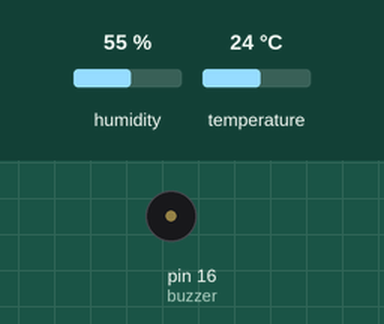
This sketch was run on a simulated Arduino Uno, built with avr-gcc and run on an emulated ATmega328P. On the bench: buzzer (waves = sounding). Inputs (shaded band) come from the test bench; at power-on: temperature 24 °C, humidity 55 %. What the sketch prints to the serial monitor is not drawn.

Above: at 5.0 s.
5.1 s: temperature set to 23.5 °C
At 5.6 s:
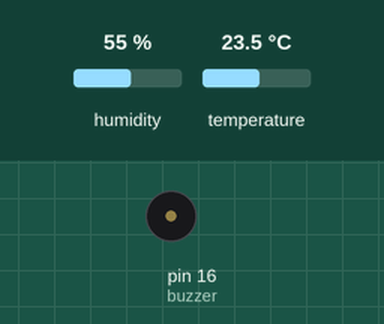
8.4 s: temperature set to 28 °C
At 8.65 s:
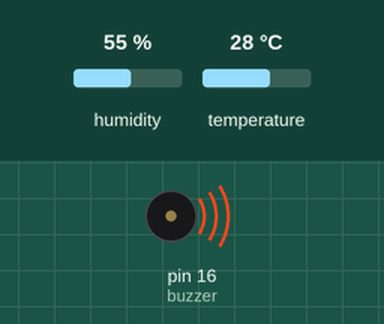
11.9 s: temperature set to 25.6 °C
15.4 s: temperature set to 24.4 °C
18.9 s: temperature set to 12 °C
At 19.4 s:
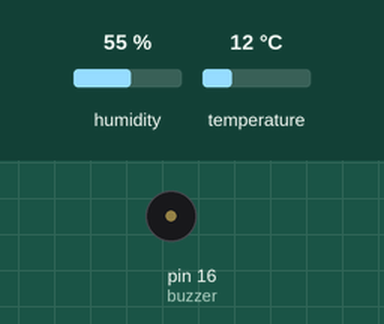
22.2 s: temperature set to 25 °C
At 23.27 s:
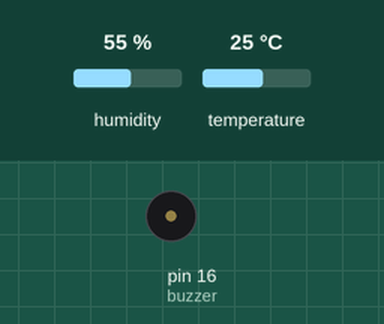
Timing chart, 0 to 28.1 s (numbered marks = the images above; inputs shaded):
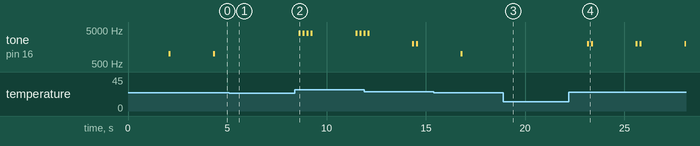

The sketch:

skuska-14-2-mahut.ino
```cpp
#include "DHT.h"

DHT dht;
const int buzzer = 16;

void setup() {
  pinMode(buzzer, OUTPUT);
  Serial.begin(9600);
  Serial.println();
  Serial.println("Status\tHumidity (%)\tTemperature (C)\t(F)");

  dht.setup(4);
}

void loop() {
  delay(dht.getMinimumSamplingPeriod());

  float humidity = dht.getHumidity();
  float temperature = dht.getTemperature();

  //Serial.print(dht.getStatusString());
  //Serial.print("\t");
  Serial.print("Vlhkosť v percentách: ");
  Serial.print(humidity, 1);
  Serial.print("%");
  Serial.print("\t\t");
  Serial.print("Teplota v stupňoch Celzius: ");
  Serial.print(temperature, 1);
  Serial.print("℃");
  Serial.print("\t\t");
  Serial.print("Teplota v stupňoch Fahrenheit: ");
  Serial.print(dht.toFahrenheit(temperature), 1);
  Serial.println("℉");

  if (temperature >= 27) {
    tone(buzzer, 4000);
    delay(100);
    noTone(buzzer);
    delay(100);
    tone(buzzer, 4000);
    delay(100);
    noTone(buzzer);
    delay(100);
    tone(buzzer, 4000);
    delay(100);
    noTone(buzzer);
    delay(100);
    tone(buzzer, 4000);
    delay(100);
    noTone(buzzer);
    delay(100);
  } else if (temperature >= 26) {
    tone(buzzer, 3000);
    delay(100);
    noTone(buzzer);
    delay(100);
    tone(buzzer, 3000);
    delay(100);
    noTone(buzzer);
    delay(100);
    tone(buzzer, 3000);
    delay(100);
    noTone(buzzer);
    delay(100);
  } else if (temperature >= 25) {
    tone(buzzer, 2000);
    delay(100);
    noTone(buzzer);
    delay(100);
    tone(buzzer, 2000);
    delay(100);
    noTone(buzzer);
    delay(100);
    } else if (temperature >= 24) {
    tone(buzzer, 1000);
    delay(100);
    noTone(buzzer);
    delay(100);
}
}
```

Measured:
- the behaviour switches between 24 and 23.9 °C on temperature (found by bisection; images 0 and 1)
- after the input at 5.1 s, tone on pin 16 (buzzer): stays silent (without the input it goes to 1000 Hz after 1.5 s)
- after the input at 8.4 s, tone on pin 16 (buzzer): plays 4000 Hz for 0.10 s, 4000 Hz for 0.10 s, 4000 Hz for 0.10 s, 4000 Hz for 0.10 s, 4000 Hz for 0.10 s, 4000 Hz for 0.10 s … (7 notes in this stretch), starting after 0.21 s
- after the input at 18.9 s, tone on pin 16 (buzzer): stops changing and stays silent
- after the input at 22.2 s, tone on pin 16 (buzzer): plays 2000 Hz for 0.10 s, 2000 Hz for 0.10 s, 2000 Hz for 0.10 s, 2000 Hz for 0.10 s, 2000 Hz for 0.07 s, starting after 0.92 s
- by itself, tone on pin 16 (buzzer): alternates 1000 Hz for 0.10 s and silent for 2.2 s
